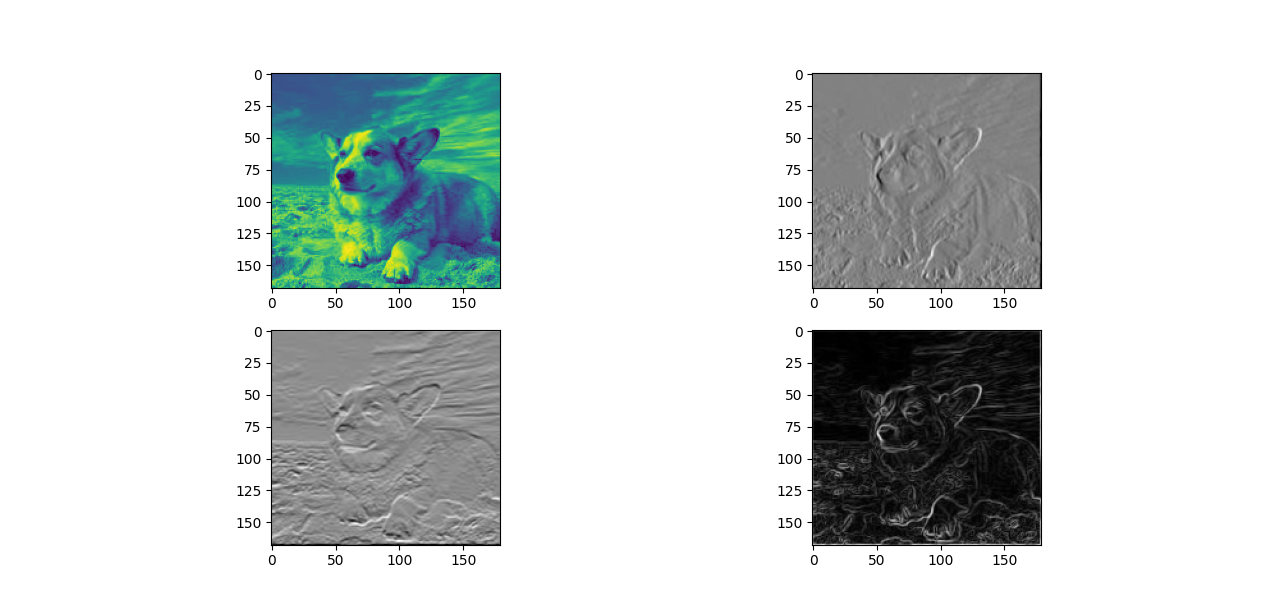

Reproduce this figure in Python.
import imageio.v3 as i
import matplotlib.pyplot as plt
import numpy as np

img = i.imread("C:\\Users\\ACER\\Downloads\\download.jpeg",mode ='F')

sx =np.array([
    [-1,0,1],
    [-2,0,2],
    [-1,0,1]
])
sy = np.array([
    [-1,-2,-1],
    [0,0,0],
    [1,2,1]

])

ipad = np.pad(img,pad_width=1,mode='constant', constant_values=0)

gx = np.zeros_like(img)
gy = np.zeros_like(img)

for y in range (1,ipad.shape[0]-1):
    for x in range(1, ipad.shape[1]-1):
        area = ipad[y-1:y+2,x-1:x+2]
        gx[y-1,x-1]=np.sum(area*sx)
        gy[y-1,x-1]=np.sum(area*sy)

G = np.sqrt(gx**2 +gy**2)

G=(G/G.max())*255
G= np.clip(G,0,255)
G =G.astype(np.uint8)
plt.figure(figsize=(10,10))

plt.subplot(2,2,1)
plt.imshow(img)

plt.subplot(2,2,2)
plt.imshow(gx,cmap='gray')

plt.subplot(2,2,3)
plt.imshow(gy,cmap='gray')

plt.subplot(2,2,4)
plt.imshow(G,cmap='gray')

plt.show()
